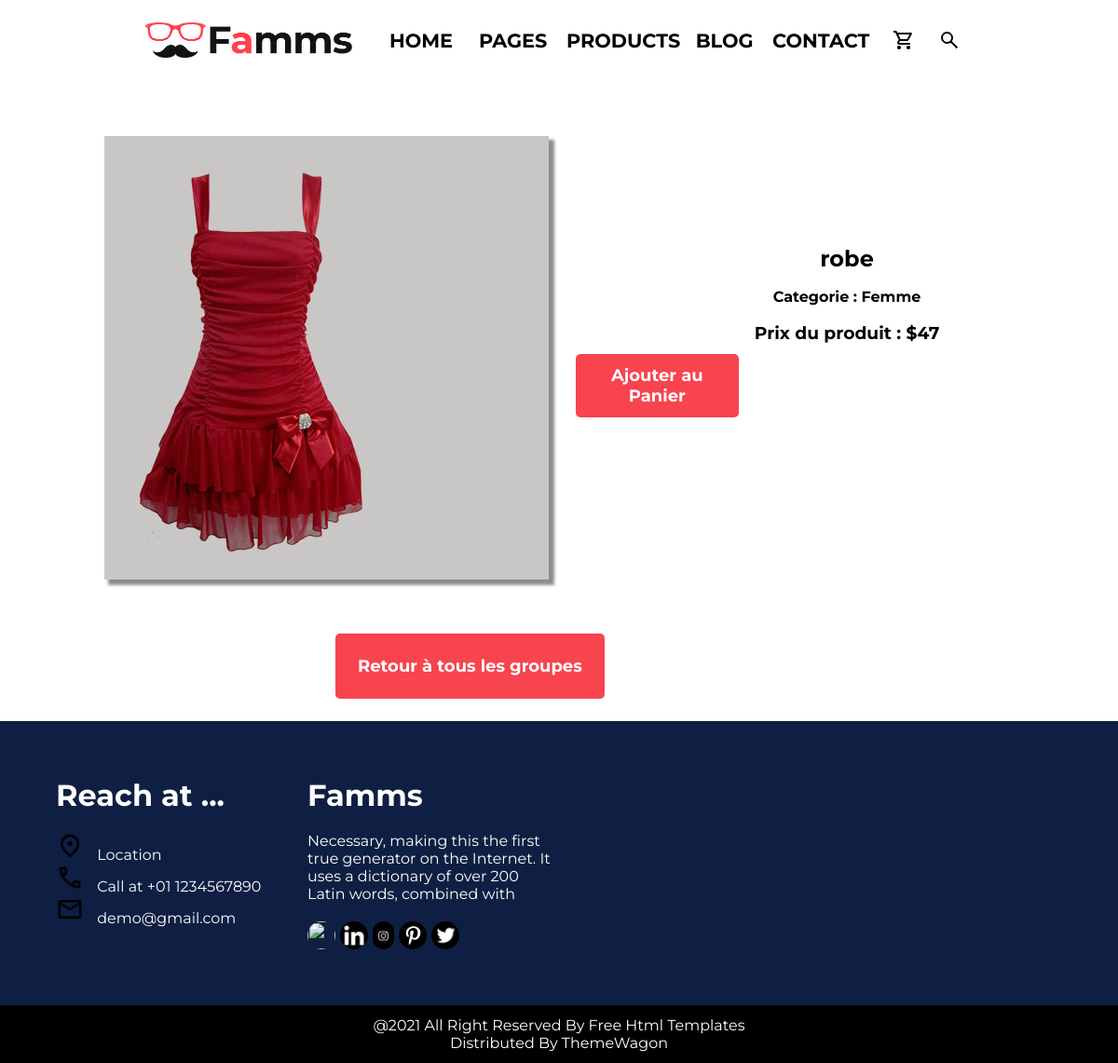
/annonce/4/, run on the app's committed database.
### listings/models.py (models this page shows, shortened)
class Vetements(models.Model):
    class Categories(models.TextChoices):
        HOMME = 'Homme'
        FEMME = 'Femme'
    categorie = models.fields.CharField(choices=Categories.choices, max_length=50)
    name = models.fields.CharField(max_length=100)
    prix = models.fields.IntegerField()

### listings/views.py (the view)
# urls.py: path('annonce/<int:id>/', views.details_produit, name='details_vetement'),
def details_produit(request, id):
   vetement = Vetements.objects.get(id=id)
   return render(request,
          'listings/details_produit.html',
         {'vetement': vetement})

### listings/templates/listings/details_produit.html
{% extends 'listings/base.html' %}
{% load static %}
{% block content %}
<div class = "detailsProd">
    <div class = "detailsProd-p1">
        <img src="{% static 'listings/image/p' %}{{ vetement.id }}.png" alt="">
    </div>
    <div class = "detailsProd-p2">
        <div>
            <h2>{{ vetement.name }}</h2>
            <h4>Categorie : {{ vetement.categorie }}</h4>
            <h3>Prix du produit : ${{ vetement.prix }}</h3>
        </div>
        <button id = "ajouterPanier">Ajouter au Panier</button>
    </div>
</div>
<button id = "retourListe"><a href="{% url 'annonce' %}">Retour à tous les groupes</a></button>
<div class="annonce-foot">
    <div class="annonce-foot1">
        <h1>Reach at ...</h1>
        <div>
            <img src="{% static 'listings/image/location_on_FILL0_wght400_GRAD0_opsz24.png' %}" alt="Location icon">
            Location
        </div>
        <div>
            <img src="{% static 'listings/image/call_FILL0_wght400_GRAD0_opsz24.png' %}" alt="Call icon">
            Call at +01 1234567890
        </div>
        <div>
            <img src="{% static 'listings/image/mail_FILL0_wght400_GRAD0_opsz24.png' %}" alt="Mail icon">
            demo@gmail.com
        </div>
    </div>
    <div class="annonce-foot2">
        <h1>Famms</h1>
        <P>Necessary, making this the first true generator on the Internet. It uses a dictionary of over 200 Latin words, combined with</p>
        <div>
            <img src="{% static 'listings/image/f.jpeg' %}">
            <img src="{% static 'listings/image/in.jpeg' %}">
            <img src="{% static 'listings/image/insta.jpeg' %}">
            <img src="{% static 'listings/image/pinterest.jpeg' %}">
            <img src="{% static 'listings/image/x.jpeg' %}">
        </div>
    </div>
</div>
{% endblock %}

### listings/static/listings/styles.css (style rules this page uses)
* { font-family: 'Montserrat', sans-serif; color:black; margin: 0; }
.detailsProd { display: grid; grid-template-columns: 1fr 1fr; margin-left:3%; margin-top: 7%; }
.detailsProd-p1 { display: flex; background-color: rgb(201, 198, 198); box-shadow: 5px 5px 3px 1px rgb(142, 141, 141); margin-left: 13%; margin-right: 5%; margin-bottom: 10%; align-items: center; }
.detailsProd-p1 img { padding:30px; box-sizing: border-box; max-width: 90%; height: auto; justify-self: center; }
.detailsProd-p2 { display: grid; grid-template-rows: 2fr; }
.detailsProd-p2 div { display: block; justify-items: center; }
.detailsProd-p2 div h2 { margin-top: 20%; }
.detailsProd-p2 div h3 { margin-top: 3%; margin-bottom: 2%; }
.detailsProd-p2 div h4 { margin-top: 3%; }
#ajouterPanier { background-color:#f7444e; color: white; padding:2%; font-weight: bold; font-size: large; border-radius: 5px; border: none; cursor: pointer; width: 30%; margin-bottom: 40%; }
#retourListe { background-color:#f7444e; padding:2%; font-weight: bold; font-size: large; border-radius: 5px; border: none; cursor: pointer; margin-left: 30%; margin-bottom: 2%; }
#retourListe a { text-decoration: none; color: white; }
.annonce-foot { display: grid; grid-template-columns: 1fr 1fr 1fr 1fr; padding: 5%; background-color:rgb(15, 31, 67); }
.annonce-foot1 div { color: white; gap: 20px; }
.annonce-foot1 h1 { color: white; margin-bottom: 20px; }
.annonce-foot1 img { width: 30px; margin-right: 10px; }
.annonce-foot2 { display: grid; grid-template-rows: 3fr; gap: 20px; }
.annonce-foot2 h1,.annonce-foot2 p { color: white; }
.annonce-foot2 div { display: flex; gap: 5px; }
.annonce-foot2 div img { max-width:30px; height: 30px; border-radius: 50px; }

### data on the page
Vetements: name "robe", categorie "Femme", prix "47"
